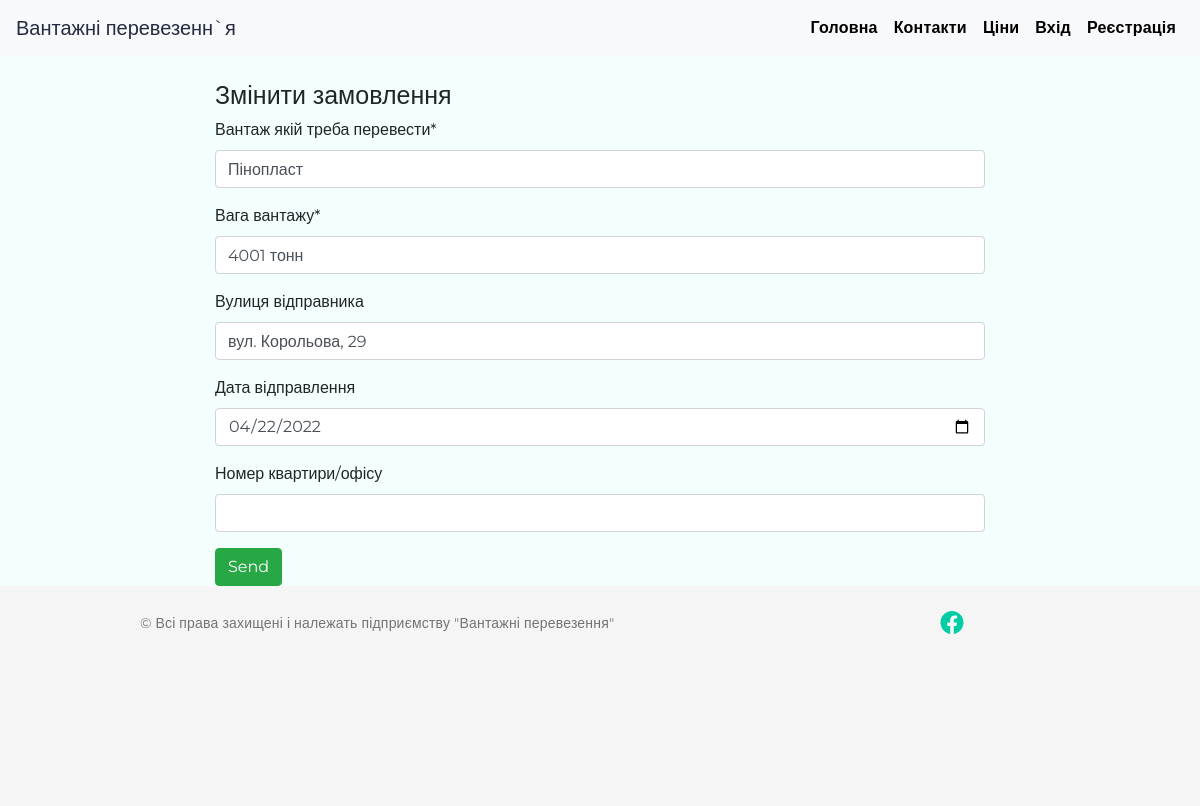
The page /orders/edit/1 on the database its author committed.
### app.py (models this page shows, shortened)
class Orders(db.Model):
    __tablename__ = "orders"
    id_orders = db.Column(db.Integer, primary_key = True)
    id_user= db.Column(db.Integer,db.ForeignKey('users.id_users'))
    cargo = db.Column(db.String(150))
    weight = db.Column(db.String(60))
    check_orders = db.Column(db.String(50),default = "В обробці")
    ts_orders = db.Column(db.DateTime,default = datetime.utcnow)
    city_sender= db.Column(db.Integer,db.ForeignKey('citys.id'))
    street_sender= db.Column(db.String(255))
    house_number = db.Column(db.Integer)
    date_senders = db.Column(db.Date)
    date_recipients = db.Column(db.Date)
    pay_method = db.Column(db.String(60))
    suma = db.Column(db.String(60),default ="__")
    user = db.relationship('Users', backref=db.backref("orders",overlaps ="citys,user",cascade="all, delete-orphan",lazy = "dynamic"),overlaps = "citys,users")
    city = db.relationship('Citys', backref=db.backref("orders", overlaps ="citys,users",cascade="all, delete-orphan",lazy = "dynamic"),overlaps = "citys,users")

### app.py (the view, shortened to what this page needs)
@app.route('/orders/edit/<int:id>',methods = ['GET', 'POST'])
def edit_order(id):
    order  = Orders.query.get_or_404(id)
    form = AddOrdersForm()
    form.city_sender.choices =  [(s.id,s.city) for s in Citys.query]
    form.cargo.data = order.cargo
    form.weight.data = order.weight
    form.street_sender.data = order.street_sender
    form.house_number.data = order.house_number
    form.date_senders.data = order.date_senders
    return render_template('edit_orders.html',form = form)

### app.py
class  AddOrdersForm(FlaskForm):
	  cargo = StringField("Вантаж якій треба перевести*",validators =[DataRequired()])
	  weight =  StringField("Вага вантажу*",validators =[DataRequired()])
	  city_sender = SelectField("Місто відправника(селище)",choices=[],validators = [DataRequired()])
	  street_sender =  StringField( "Вулиця відправника", validators = [DataRequired()],render_kw={"placeholder":"Вкажіть вулицю"}  )
	  house_number = StringField("Номер квартири/офісу")
	  date_senders = DateField("Дата відправлення",validators = [DataRequired()],format = '%Y-%m-%d')
	  pay_method = RadioField("Спосіб оплати", validators = [DataRequired()],choices=[('Карткою'),('Готівкою')])

### templates/edit_orders.html (shortened to what this page needs)
{% extends "base.html" %}
{% import 'bootstrap/wtf.html' as wtf %}
{% block body %}
       <div class="offset-2 col-8">
            <h1 class=" mt-4 ">Змінити замовлення</h1>
            <form method="post" action="">
                {{wtf.form_field(form.cargo)}}
                {{wtf.form_field(form.weight)}}
                {{wtf.form_field(form.street_sender)}}
                {{wtf.form_field(form.date_senders)}}
                {{wtf.form_field(form.house_number)}}
                <button type="submit" class="btn btn-success">Send</button>
            </form>
        </div>
        </div>
{% endblock %}

### static/style.css (style rules this page uses)
* { padding: 0; margin: 0; }
html { position: relative; min-height: 100%; }
body { background-color: #F3FFFD; font-family: 'Montserrat', sans-serif; font-size: 16px; min-height: 100%; height: 100%; margin-bottom: 100px; }
@media (max-width:1200px) { body { margin-bottom: 220px; } }
@media (max-width:1200px) { h1 { font-size: 25px; } }

### rows shown on the page
Orders: cargo "Пінопласт", weight "4001 тонн", street_sender "вул. Корольова, 29", date_senders "04/22/2022"
